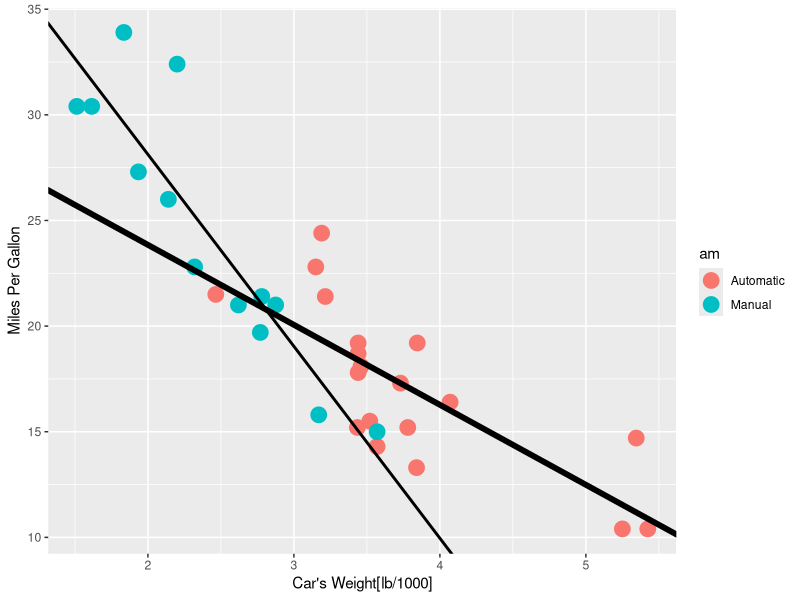

This figure's R source:
## ---- chunk 1
  data(mtcars)
  am_count <- c(sum(mtcars$am==0), sum(mtcars$am==1))
  am_mpg <- tapply(mtcars$mpg,factor(mtcars$am),mean); 
  am_wt <- tapply(mtcars$wt,factor(mtcars$am),mean)
## ---- chunk 2
  library(ggplot2)
  data(mtcars)
  mtcars$am <- factor(mtcars$am,levels=c(0,1),labels=c("Automatic","Manual")) 
  fit <- lm(mpg~wt*am,data=mtcars)
  g <- ggplot(mtcars,aes(y=mpg,x=wt,colour=am))+geom_point(size=5)
  g <- g+labs(x="Car's Weight[lb/1000]", y="Miles Per Gallon")
  g1 <- g+geom_abline(intercept=coef(fit)[1],slope=coef(fit)[2],size=2)
  g1+geom_abline(intercept=coef(fit)[1]+coef(fit)[3],slope=coef(fit)[2]+coef(fit)[4],size=1)
